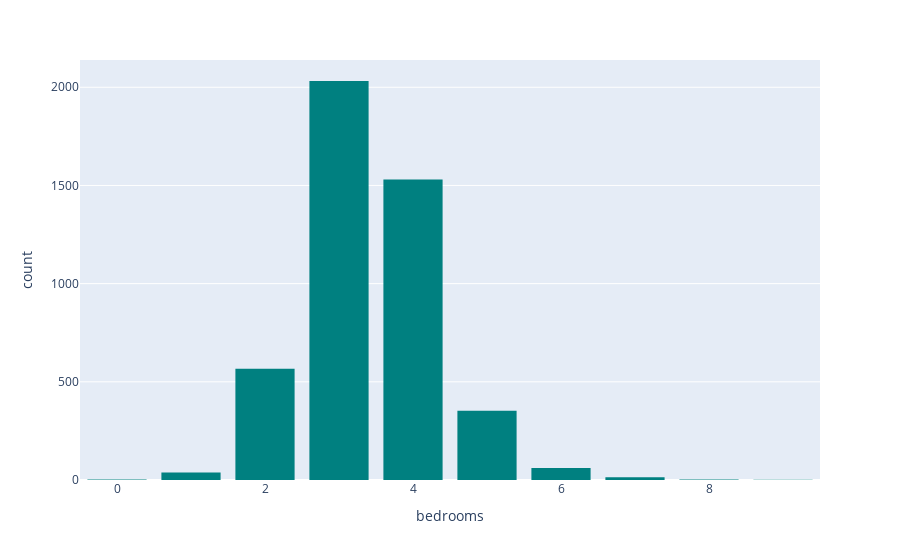

Notebook cell for this chart:
### Code cell
fig = px.histogram(df1,x = "bedrooms",color_discrete_sequence = ["teal"])
fig.update_layout(bargap=0.2)
fig.show()

### Figure 1 — Plotly figure (JSON) as saved in the notebook; plotly's stock layout.template omitted (floating-point values rounded to 4 significant figures; data arrays with more than 128 entries replaced by an {"elided": "..."} marker saying what was removed)
{"data": [{"alignmentgroup": "True", "bingroup": "x", "hovertemplate": "bedrooms=%{x}<br>count=%{y}<extra></extra>", "legendgroup": "", "marker": {"color": "teal", "pattern": {"shape": ""}}, "name": "", "offsetgroup": "", "orientation": "v", "showlegend": false, "type": "histogram", "x": {"elided": "4600 int values"}, "xaxis": "x", "yaxis": "y"}], "layout": {"bargap": 0.2, "barmode": "relative", "legend": {"tracegroupgap": 0}, "margin": {"t": 60}, "xaxis": {"anchor": "y", "domain": [0, 1], "title": {"text": "bedrooms"}}, "yaxis": {"anchor": "x", "domain": [0, 1], "title": {"text": "count"}}}}
